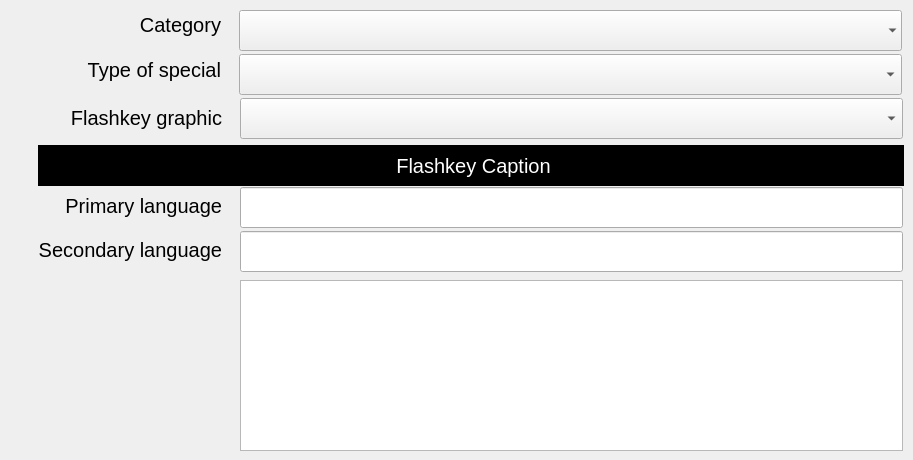
   <widget class="QWidget" name="tab6">
    <attribute name="title">
     <string>Flashkeys</string>
    </attribute>
    <widget class="QLabel" name="label_28">
     <property name="geometry">
      <rect>
       <x>10</x>
       <y>4</y>
       <width>211</width>
       <height>41</height>
      </rect>
     </property>
     <property name="font">
      <font>
       <pointsize>15</pointsize>
      </font>
     </property>
     <property name="text">
      <string>Category</string>
     </property>
     <property name="alignment">
      <set>Qt::AlignRight|Qt::AlignTrailing|Qt::AlignVCenter</set>
     </property>
    </widget>
    <widget class="QComboBox" name="cb6Category">
     <property name="geometry">
      <rect>
       <x>239</x>
       <y>10</y>
       <width>663</width>
       <height>41</height>
      </rect>
     </property>
     <property name="sizePolicy">
      <sizepolicy hsizetype="Fixed" vsizetype="Fixed">
       <horstretch>0</horstretch>
       <verstretch>0</verstretch>
      </sizepolicy>
     </property>
     <property name="minimumSize">
      <size>
       <width>663</width>
       <height>41</height>
      </size>
     </property>
     <property name="maximumSize">
      <size>
       <width>663</width>
       <height>41</height>
      </size>
     </property>
     <property name="font">
      <font>
       <pointsize>15</pointsize>
      </font>
     </property>
     <property name="toolTip">
      <string notr="true"/>
     </property>
     <property name="statusTip">
      <string notr="true"/>
     </property>
     <property name="frame">
      <bool>false</bool>
     </property>
    </widget>
    <widget class="QComboBox" name="cb6TypeOfSpecial">
     <property name="geometry">
      <rect>
       <x>239</x>
       <y>54</y>
       <width>663</width>
       <height>41</height>
      </rect>
     </property>
     <property name="sizePolicy">
      <sizepolicy hsizetype="Fixed" vsizetype="Fixed">
       <horstretch>0</horstretch>
       <verstretch>0</verstretch>
      </sizepolicy>
     </property>
     <property name="minimumSize">
      <size>
       <width>663</width>
       <height>41</height>
      </size>
     </property>
     <property name="maximumSize">
      <size>
       <width>663</width>
       <height>41</height>
      </size>
     </property>
     <property name="font">
      <font>
       <pointsize>15</pointsize>
      </font>
     </property>
    </widget>
    <widget class="QLabel" name="label_29">
     <property name="geometry">
      <rect>
       <x>10</x>
       <y>49</y>
       <width>211</width>
       <height>41</height>
      </rect>
     </property>
     <property name="font">
      <font>
       <pointsize>15</pointsize>
      </font>
     </property>
     <property name="text">
      <string>Type of special</string>
     </property>
     <property name="alignment">
      <set>Qt::AlignRight|Qt::AlignTrailing|Qt::AlignVCenter</set>
     </property>
    </widget>
    <widget class="QLabel" name="label_30">
     <property name="geometry">
      <rect>
       <x>11</x>
       <y>92</y>
       <width>211</width>
       <height>51</height>
      </rect>
     </property>
     <property name="font">
      <font>
       <pointsize>15</pointsize>
      </font>
     </property>
     <property name="text">
      <string>Flashkey graphic</string>
     </property>
     <property name="alignment">
      <set>Qt::AlignRight|Qt::AlignTrailing|Qt::AlignVCenter</set>
     </property>
    </widget>
    <widget class="QComboBox" name="cb6FlashkeyGraphic">
     <property name="geometry">
      <rect>
       <x>240</x>
       <y>98</y>
       <width>663</width>
       <height>41</height>
      </rect>
     </property>
     <property name="sizePolicy">
      <sizepolicy hsizetype="Fixed" vsizetype="Fixed">
       <horstretch>0</horstretch>
       <verstretch>0</verstretch>
      </sizepolicy>
     </property>
     <property name="minimumSize">
      <size>
       <width>663</width>
       <height>41</height>
      </size>
     </property>
     <property name="maximumSize">
      <size>
       <width>663</width>
       <height>41</height>
      </size>
     </property>
     <property name="font">
      <font>
       <pointsize>15</pointsize>
      </font>
     </property>
    </widget>
    <widget class="QFrame" name="gbFlashkeyCaption">
     <property name="geometry">
      <rect>
       <x>38</x>
       <y>145</y>
       <width>866</width>
       <height>41</height>
      </rect>
     </property>
     <property name="styleSheet">
      <string notr="true">QWidget#gbFlashkeyCaption{
	background-color: rgb(0, 0, 0);
}</string>
     </property>
     <widget class="QLabel" name="lblFlashkeyCaption">
      <property name="geometry">
       <rect>
        <x>40</x>
        <y>0</y>
        <width>791</width>
        <height>41</height>
       </rect>
      </property>
      <property name="font">
       <font>
        <pointsize>15</pointsize>
       </font>
      </property>
      <property name="styleSheet">
       <string notr="true">QLabel#lblFlashkeyCaption{
	color: rgb(255, 255, 255);
}</string>
      </property>
      <property name="text">
       <string>Flashkey Caption</string>
      </property>
      <property name="alignment">
       <set>Qt::AlignCenter</set>
      </property>
     </widget>
    </widget>
    <widget class="QLabel" name="label_31">
     <property name="geometry">
      <rect>
       <x>11</x>
       <y>190</y>
       <width>211</width>
       <height>31</height>
      </rect>
     </property>
     <property name="font">
      <font>
       <pointsize>15</pointsize>
      </font>
     </property>
     <property name="text">
      <string>Primary language</string>
     </property>
     <property name="alignment">
      <set>Qt::AlignRight|Qt::AlignTrailing|Qt::AlignVCenter</set>
     </property>
    </widget>
    <widget class="QLabel" name="label_32">
     <property name="geometry">
      <rect>
       <x>1</x>
       <y>234</y>
       <width>221</width>
       <height>31</height>
      </rect>
     </property>
     <property name="font">
      <font>
       <pointsize>15</pointsize>
      </font>
     </property>
     <property name="text">
      <string>Secondary language</string>
     </property>
     <property name="alignment">
      <set>Qt::AlignRight|Qt::AlignTrailing|Qt::AlignVCenter</set>
     </property>
    </widget>
    <widget class="QLineEdit" name="le6PrimaryLanguageCaption">
     <property name="geometry">
      <rect>
       <x>240</x>
       <y>187</y>
       <width>663</width>
       <height>41</height>
      </rect>
     </property>
     <property name="sizePolicy">
      <sizepolicy hsizetype="Fixed" vsizetype="Fixed">
       <horstretch>0</horstretch>
       <verstretch>0</verstretch>
      </sizepolicy>
     </property>
     <property name="minimumSize">
      <size>
       <width>663</width>
       <height>41</height>
      </size>
     </property>
     <property name="maximumSize">
      <size>
       <width>663</width>
       <height>41</height>
      </size>
     </property>
     <property name="font">
      <font>
       <pointsize>15</pointsize>
      </font>
     </property>
     <property name="inputMask">
      <string notr="true"/>
     </property>
     <property name="text">
      <string notr="true"/>
     </property>
    </widget>
    <widget class="QLineEdit" name="le6SecondaryLanguageCaption">
     <property name="geometry">
      <rect>
       <x>240</x>
       <y>231</y>
       <width>663</width>
       <height>41</height>
      </rect>
     </property>
     <property name="sizePolicy">
      <sizepolicy hsizetype="Fixed" vsizetype="Fixed">
       <horstretch>0</horstretch>
       <verstretch>0</verstretch>
      </sizepolicy>
     </property>
     <property name="minimumSize">
      <size>
       <width>663</width>
       <height>41</height>
      </size>
     </property>
     <property name="maximumSize">
      <size>
       <width>663</width>
       <height>41</height>
      </size>
     </property>
     <property name="font">
      <font>
       <pointsize>15</pointsize>
      </font>
     </property>
     <property name="inputMask">
      <string notr="true"/>
     </property>
     <property name="text">
      <string notr="true"/>
     </property>
    </widget>
    <widget class="QGraphicsView" name="gv6FlashkeyGraphic">
     <property name="geometry">
      <rect>
       <x>240</x>
       <y>280</y>
       <width>663</width>
       <height>171</height>
      </rect>
     </property>
     <property name="minimumSize">
      <size>
       <width>663</width>
       <height>171</height>
      </size>
     </property>
     <property name="maximumSize">
      <size>
       <width>663</width>
       <height>171</height>
      </size>
     </property>
    </widget>
   </widget>
